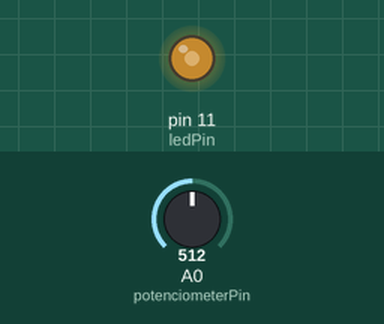
Recording of a sketch running on a simulated Arduino Uno, built with avr-gcc and run on an emulated ATmega328P. On the bench: output pins drawn as LEDs (lit = HIGH). Inputs (shaded band) come from the test bench; at power-on: A0 (potenciometerPin) = 512.

Above: at 1.2 s.
1.3 s: A0 (potenciometerPin) set to 716
At 2.4 s:
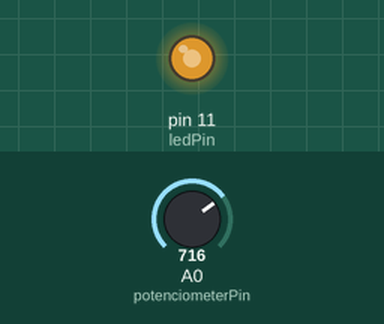
2.8 s: A0 (potenciometerPin) set to 900
At 3.6 s:
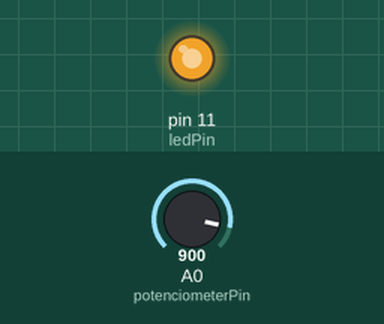
4.3 s: A0 (potenciometerPin) set to 122
At 4.7 s:
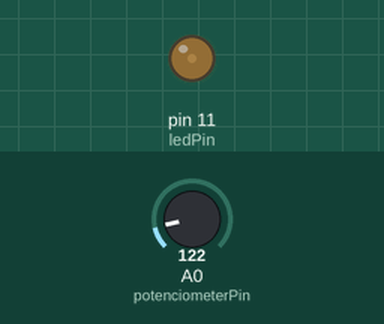
5.8 s: A0 (potenciometerPin) set to 0
At 7.0 s:
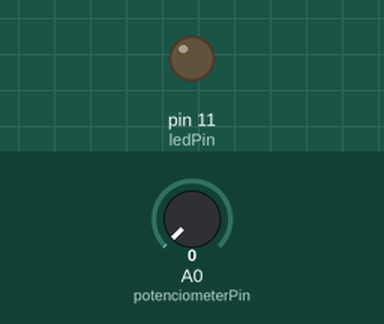
7.3 s: A0 (potenciometerPin) set to 511
At 8.2 s:
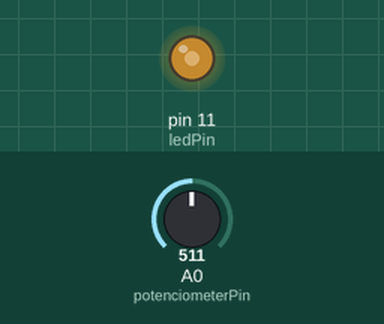
Timing chart, 0 to 9.8 s (numbered marks = the images above; inputs shaded):
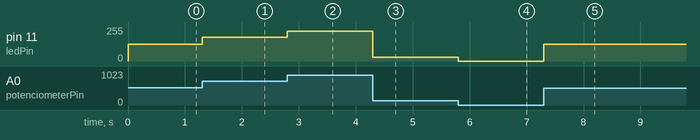

Measured:
- after the input at 1.3 s, pin 11 (ledPin): 127/255 → 178/255 at once
- after the input at 2.8 s, pin 11 (ledPin): 178/255 → 224/255 at once
- after the input at 4.3 s, pin 11 (ledPin): 224/255 → 30/255 at once
- after the input at 5.8 s, pin 11 (ledPin): 30/255 → 0/255 at once
- after the input at 7.3 s, pin 11 (ledPin): 0/255 → 127/255 at once

The sketch:

DimmerLED.ino
```cpp
const int potenciometerPin = A0;
const int ledPin = 11;
int reading = 0;
int pwm = 0;

void setup() {
  pinMode(potenciometerPin, INPUT);
  pinMode(ledPin, OUTPUT);

  Serial.begin(9600);
}

void loop() {
  reading = analogRead(potenciometerPin);

  pwm = map(reading, 0, 1023, 0, 255);

  analogWrite(ledPin, pwm);
}
```
